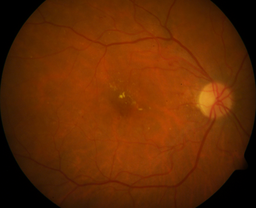
#> input picture normal/image001.png, 256 x 208 px, found by its file name; its folder holds only this picture in this run
$ python bloodvessels.py   (older library calls are emulated)
#> lines starting #> are read from the running program, lines starting #| are printed output that depends on the picture; after the words box and inside, x2 and y2 are one past the last pixel; in counts of white or black regions, pixels touching at a corner belong together
#> further down, fundus is the input picture: shape (208, 256, 3); mean B, G, R 2.9, 42.4, 100.6
import cv2
import numpy as np
import os
import csv


def extract_bv(image):
	b,green_fundus,r = cv2.split(image)
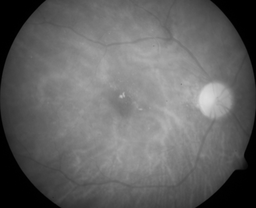
#> r: shape (208, 256); min 0, max 221, mean 100.6
	clahe = cv2.createCLAHE(clipLimit=2.0, tileGridSize=(8,8))
	contrast_enhanced_green_fundus = clahe.apply(green_fundus)

	# applying alternate sequential filtering (3 times closing opening)
	r1 = cv2.morphologyEx(contrast_enhanced_green_fundus, cv2.MORPH_OPEN, cv2.getStructuringElement(cv2.MORPH_ELLIPSE,(5,5)), iterations = 1)
	R1 = cv2.morphologyEx(r1, cv2.MORPH_CLOSE, cv2.getStructuringElement(cv2.MORPH_ELLIPSE,(5,5)), iterations = 1)
	r2 = cv2.morphologyEx(R1, cv2.MORPH_OPEN, cv2.getStructuringElement(cv2.MORPH_ELLIPSE,(11,11)), iterations = 1)
	R2 = cv2.morphologyEx(r2, cv2.MORPH_CLOSE, cv2.getStructuringElement(cv2.MORPH_ELLIPSE,(11,11)), iterations = 1)
	r3 = cv2.morphologyEx(R2, cv2.MORPH_OPEN, cv2.getStructuringElement(cv2.MORPH_ELLIPSE,(23,23)), iterations = 1)
	R3 = cv2.morphologyEx(r3, cv2.MORPH_CLOSE, cv2.getStructuringElement(cv2.MORPH_ELLIPSE,(23,23)), iterations = 1)
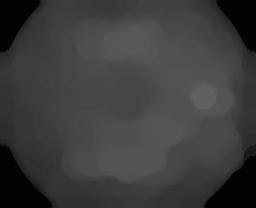
#> R3: shape (208, 256); min 3, max 95, mean 60.3
	f4 = cv2.subtract(R3,contrast_enhanced_green_fundus)
	f5 = clahe.apply(f4)

	# removing very small contours through area parameter noise removal
	ret,f6 = cv2.threshold(f5,15,255,cv2.THRESH_BINARY)
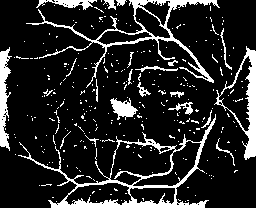
#> f6: shape (208, 256); 15.4% white; 303 white regions (280 under 20 px)
	mask = np.ones(f5.shape[:2], dtype="uint8") * 255
	im2, contours, hierarchy= cv2.findContours(f6.copy(),cv2.RETR_LIST,cv2.CHAIN_APPROX_SIMPLE)
#> contours = 357 contours, 334 with area under 20; largest, box (x1, y1, x2, y2) and area: (18, 114, 216, 208) 6324, (26, 0, 220, 88) 2409, (214, 46, 256, 160) 2000, (109, 141, 176, 186) 1849, (218, 55, 253, 132) 1124
	for cnt in contours:
		if cv2.contourArea(cnt) <= 200:
			cv2.drawContours(mask, [cnt], -1, 0, -1)
#> this loop made 357 passes
#> cnt on passes 1 to 3: [[197, 204], [198, 203], [199, 204], [198, 205]], [[183, 204], [184, 203], [185, 204], [184, 205]], [[56, 204], [57, 203], [58, 204], [57, 205]]
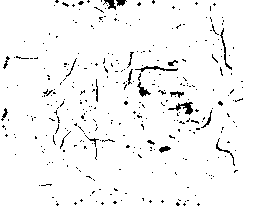
#> mask: shape (208, 256); 96.2% white; black in thin lines or dots
	im = cv2.bitwise_and(f5, f5, mask=mask)
	ret,fin = cv2.threshold(im,15,255,cv2.THRESH_BINARY_INV)
#> fin: shape (208, 256); 88.2% white; 21 black regions (15 under 20 px), largest, box (x1, y1, x2, y2) and area: (18, 114, 216, 208) 2326, (26, 0, 220, 88) 1643, (214, 46, 256, 160) 1101, (0, 47, 12, 151) 636, (110, 98, 138, 120) 314, (36, 0, 93, 10) 231
	newfin = cv2.erode(fin, cv2.getStructuringElement(cv2.MORPH_ELLIPSE,(3,3)), iterations=1)
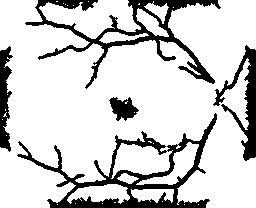
#> newfin: shape (208, 256); 81.6% white; 5 black regions, box (x1, y1, x2, y2) and area: (17, 113, 217, 208) 3828, (25, 0, 221, 89) 3233, (213, 45, 256, 161) 1479, (0, 46, 13, 152) 838, (109, 97, 139, 121) 427

	# removing blobs of unwanted bigger chunks taking in consideration they are not straight lines like blood
	#vessels and also in an interval of area
	fundus_eroded = cv2.bitwise_not(newfin)
#> fundus_eroded: shape (208, 256); 18.4% white; 5 white regions
	xmask = np.ones(fundus.shape[:2], dtype="uint8") * 255
	x1, xcontours, xhierarchy = cv2.findContours(fundus_eroded.copy(),cv2.RETR_LIST,cv2.CHAIN_APPROX_SIMPLE)
#> xcontours = 54 contours, 41 with area under 20; largest, box (x1, y1, x2, y2) and area: (17, 113, 217, 208) 7018, (25, 0, 221, 89) 3636, (110, 142, 173, 180) 1452, (213, 45, 256, 161) 1252, (135, 141, 200, 186) 936; xhierarchy = 54 rows, first 6: [1, -1, -1, -1], [2, 0, -1, -1], [3, 1, -1, -1], [4, 2, -1, -1], [5, 3, -1, -1], [6, 4, -1, -1]
	for cnt in xcontours:
		shape = "unidentified"
		peri = cv2.arcLength(cnt, True)
		approx = cv2.approxPolyDP(cnt, 0.04 * peri, False)
		if len(approx) > 4 and cv2.contourArea(cnt) <= 3000 and cv2.contourArea(cnt) >= 100:
			shape = "circle"
		else:
			shape = "veins"
		if(shape=="circle"):
			cv2.drawContours(xmask, [cnt], -1, 0, -1)
#> this loop made 54 passes
#> (shape, peri, approx) on passes 1, 2, 3, 5, 6, 8, 9, 10, 11, 15: ('veins', 5.66, [[197, 204], [198, 203], [199, 204], [198, 205]]), ('veins', 5.66, [[183, 204], [184, 203], [185, 204], [184, 205]]), ('veins', 5.66, [[56, 204], [57, 203], [58, 204], [57, 205]]), ('veins', 5.66, [[101, 203], [102, 202], [103, 203], [102, 204]]), ('veins', 5.66, [[74, 203], [75, 202], [76, 203], [75, 204]]), ('veins', 5.66, [[161, 201], [162, 200], [163, 201], [162, 202]]), ('veins', 5.66, [[149, 201], [150, 200], [151, 201], [150, 202]]), ('veins', 5.66, [[80, 200], [81, 199], [82, 200], [81, 201]]), ('veins', 5.66, [[79, 199], [80, 198], [81, 199], [80, 200]]), ('veins', 5.66, [[171, 150], [172, 149], [173, 150], [172, 151]])
#> (shape, peri) on passes 4, 7, 12, 13, 14, 16: ('veins', 9.07), ('veins', 7.66), ('circle', 136.8), ('circle', 182.9), ('circle', 56.53), ('veins', 16.73)
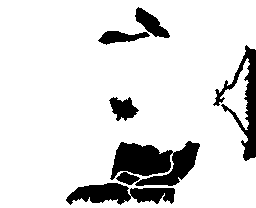
#> xmask: shape (208, 256); 86.8% white; 7 black regions, largest, box (x1, y1, x2, y2) and area: (110, 141, 200, 186) 2560, (66, 183, 175, 205) 1497, (213, 45, 256, 161) 1480

	finimage = cv2.bitwise_and(fundus_eroded,fundus_eroded,mask=xmask)
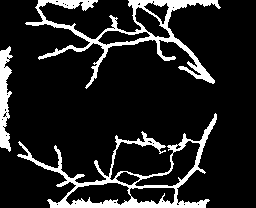
#> finimage: shape (208, 256); 13.2% white; 3 white regions, box (x1, y1, x2, y2) and area: (17, 113, 217, 208) 3173, (25, 0, 221, 89) 3044, (0, 46, 13, 152) 838
	blood_vessels = cv2.bitwise_not(finimage)
	return blood_vessels

if __name__ == "__main__":
	pathFolder = "/home/raja/Documents/NEW Story/retina-features-master/normal/"
	filesArray = [x for x in os.listdir(pathFolder) if os.path.isfile(os.path.join(pathFolder,x))]
	destinationFolder = "/home/raja/Documents/NEW Story/retina-features-master/Bloodvessels/"
	if not os.path.exists(destinationFolder):
		os.mkdir(destinationFolder)
	for file_name in filesArray:
		file_name_no_extension = os.path.splitext(file_name)[0]
		fundus = cv2.imread(pathFolder+'/'+file_name)
		bloodvessel = extract_bv(fundus)
		cv2.imwrite(destinationFolder+file_name_no_extension+"_bloodvessel.png",bloodvessel)

$ run again, on normal/image005.png
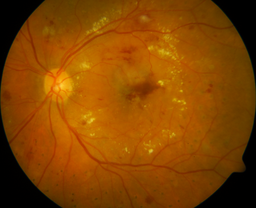
#> input picture normal/image005.png, 256 x 208 px, found by its file name
#> fundus is the input picture: shape (208, 256, 3); mean B, G, R 0.5, 68.6, 130.8
#> in extract_bv, `ret,f6 = cv2.threshold(f5,15,255,cv2.THRESH_BINARY)`:
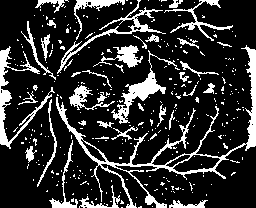
#> f6: shape (208, 256); 18.7% white; 335 white regions (296 under 20 px)
#> contours = 401 contours, 369 with area under 20; largest, box (x1, y1, x2, y2) and area: (56, 45, 256, 208) 2526, (111, 50, 180, 124) 717, (0, 46, 55, 149) 706, (172, 154, 221, 173) 522, (57, 0, 166, 74) 472
#> the loop in extract_bv, `for cnt in contours:` made 401 passes
#> cnt on passes 1, 2, 5: [[121, 207], [122, 207]], [[152, 206]], [[163, 205], [164, 204], [165, 205], [164, 206]]
#> fin: shape (208, 256); 88.5% white; 33 black regions (20 under 20 px), largest, box (x1, y1, x2, y2) and area: (56, 45, 256, 208) 2372, (111, 50, 180, 123) 776, (0, 87, 55, 149) 552
#> newfin: shape (208, 256); 81.2% white; 7 black regions, largest, box (x1, y1, x2, y2) and area: (55, 44, 256, 208) 3974, (56, 0, 234, 75) 2362, (0, 45, 56, 150) 1384
#> fundus_eroded: shape (208, 256); 18.8% white; 7 white regions
#> xcontours = 76 contours, 62 with area under 20; largest, box (x1, y1, x2, y2) and area: (55, 44, 256, 208) 3716, (56, 0, 234, 75) 2097, (0, 45, 56, 150) 1171, (110, 49, 181, 125) 1067, (92, 44, 144, 69) 512; xhierarchy = 76 rows, first 6: [1, -1, -1, -1], [2, 0, -1, -1], [3, 1, -1, -1], [4, 2, -1, -1], [5, 3, -1, -1], [6, 4, -1, -1]
#> the loop in extract_bv, `for cnt in xcontours:` made 76 passes
#> (shape, peri, approx) on passes 1, 2, 3, 7, 8, 9: ('veins', 5.66, [[163, 205], [164, 204], [165, 205], [164, 206]]), ('veins', 5.66, [[127, 205], [128, 204], [129, 205], [128, 206]]), ('veins', 71.8, [[120, 167], [153, 167], [121, 168]]), ('veins', 5.66, [[82, 137], [83, 136], [84, 137], [83, 138]]), ('veins', 5.66, [[19, 126], [20, 125], [21, 126], [20, 127]]), ('veins', 5.66, [[251, 124], [252, 123], [253, 124], [252, 125]])
#> in extract_bv, `finimage = cv2.bitwise_and(fundus_eroded,fundus_eroded,mask=xmask)`:
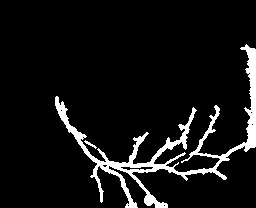
#> finimage: shape (208, 256); 7.4% white; 2 white regions, box (x1, y1, x2, y2) and area: (55, 44, 256, 208) 3882, (84, 140, 97, 149) 33

$ run again, on normal/image007.png
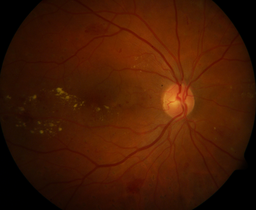
#> input picture normal/image007.png, 256 x 210 px, found by its file name
#> fundus is the input picture: shape (210, 256, 3); mean B, G, R 3.2, 25.8, 69
#> in extract_bv, `ret,f6 = cv2.threshold(f5,15,255,cv2.THRESH_BINARY)`:
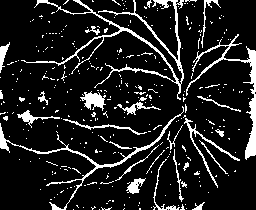
#> f6: shape (210, 256); 12.6% white; 338 white regions (310 under 20 px)
#> contours = 354 contours, 334 with area under 20; largest, box (x1, y1, x2, y2) and area: (21, 0, 184, 100) 865, (186, 34, 256, 160) 692, (0, 106, 184, 210) 504, (80, 91, 106, 111) 223, (184, 118, 240, 188) 178
#> the loop in extract_bv, `for cnt in contours:` made 354 passes
#> cnt on passes 1 to 3: [[99, 209]], [[73, 209]], [[186, 208]]
#> fin: shape (210, 256); 93.2% white; 7 black regions (1 under 20 px), largest, box (x1, y1, x2, y2) and area: (21, 0, 184, 100) 995, (186, 34, 256, 160) 986, (0, 106, 184, 210) 851, (98, 0, 182, 68) 507, (80, 91, 106, 111) 272, (179, 0, 184, 9) 21
#> newfin: shape (210, 256); 88.4% white; 4 black regions, box (x1, y1, x2, y2) and area: (20, 0, 185, 101) 2841, (0, 105, 185, 210) 1508, (185, 33, 256, 161) 1487, (79, 90, 107, 112) 385
#> fundus_eroded: shape (210, 256); 11.6% white; 4 white regions
#> xcontours = 19 contours, 13 with area under 20; largest, box (x1, y1, x2, y2) and area: (20, 0, 185, 101) 3265, (185, 33, 256, 161) 1210, (0, 105, 185, 210) 1166, (98, 12, 182, 80) 837, (79, 90, 107, 112) 344, (77, 37, 103, 62) 216; xhierarchy = 19 rows, first 6: [1, -1, -1, -1], [2, 0, -1, -1], [3, 1, -1, -1], [4, 2, -1, -1], [5, 3, -1, -1], [6, 4, -1, -1]
#> the loop in extract_bv, `for cnt in xcontours:` made 19 passes
#> (shape, peri, approx) on passes 3, 5, 6, 7, 8, 9, 10: ('veins', 5.66, [[82, 99], [83, 98], [84, 99], [83, 100]]), ('veins', 5.66, [[178, 80], [179, 79], [180, 80], [179, 81]]), ('veins', 5.66, [[173, 80], [174, 79], [175, 80], [174, 81]]), ('veins', 5.66, [[179, 68], [180, 67], [181, 68], [180, 69]]), ('veins', 5.66, [[178, 66], [179, 65], [180, 66], [179, 67]]), ('veins', 5.66, [[249, 62], [250, 61], [251, 62], [250, 63]]), ('veins', 5.66, [[225, 47], [226, 46], [227, 47], [226, 48]])
#> in extract_bv, `finimage = cv2.bitwise_and(fundus_eroded,fundus_eroded,mask=xmask)`:
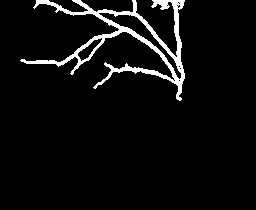
#> finimage: shape (210, 256); 5.3% white; 1 white region, box (x1, y1, x2, y2) and area: (20, 0, 185, 101) 2841

$ run again, on normal/image002.png
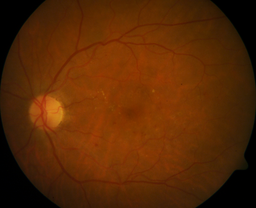
#> input picture normal/image002.png, 256 x 208 px, found by its file name
#> fundus is the input picture: shape (208, 256, 3); mean B, G, R 4.2, 40, 87.7
#> f6: shape (208, 256); 14.3% white; 270 white regions (252 under 20 px)
#> contours = 311 contours, 294 with area under 20; largest, box (x1, y1, x2, y2) and area: (15, 0, 234, 208) 3464, (104, 2, 141, 43) 763, (0, 37, 37, 151) 699, (243, 46, 256, 160) 663, (119, 105, 144, 121) 225
#> the loop in extract_bv, `for cnt in contours:` made 311 passes
#> cnt on passes 1 to 3: [[193, 207]], [[188, 207]], [[80, 207]]
#> fin: shape (208, 256); 89.4% white; 15 black regions (7 under 20 px), largest, box (x1, y1, x2, y2) and area: (15, 0, 232, 208) 2970, (0, 37, 37, 151) 873, (243, 46, 256, 160) 777
#> newfin: shape (208, 256); 82.5% white; 4 black regions, box (x1, y1, x2, y2) and area: (14, 0, 235, 208) 6823, (0, 36, 38, 152) 1221, (242, 45, 256, 161) 944, (118, 104, 145, 122) 324
#> fundus_eroded: shape (208, 256); 17.5% white; 4 white regions
#> xcontours = 49 contours, 38 with area under 20; largest, box (x1, y1, x2, y2) and area: (14, 0, 235, 208) 8300, (77, 4, 114, 49) 1028, (0, 36, 38, 152) 1026, (242, 45, 256, 161) 820, (110, 2, 145, 33) 591; xhierarchy = 49 rows, first 6: [1, -1, -1, -1], [2, 0, -1, -1], [3, 1, -1, -1], [4, 2, -1, -1], [5, 3, -1, -1], [6, 4, -1, -1]
#> the loop in extract_bv, `for cnt in xcontours:` made 49 passes
#> (shape, peri, approx) on passes 1, 2, 3, 6, 7, 9: ('veins', 5.66, [[169, 206], [170, 205], [171, 206], [170, 207]]), ('veins', 5.66, [[153, 206], [154, 205], [155, 206], [154, 207]]), ('veins', 5.66, [[156, 204], [157, 203], [158, 204], [157, 205]]), ('veins', 5.66, [[139, 202], [140, 201], [141, 202], [140, 203]]), ('veins', 5.66, [[132, 201], [133, 200], [134, 201], [133, 202]]), ('veins', 5.66, [[117, 181], [118, 180], [119, 181], [118, 182]])
#> in extract_bv, `finimage = cv2.bitwise_and(fundus_eroded,fundus_eroded,mask=xmask)`:
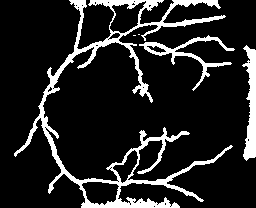
#> finimage: shape (208, 256); 13.6% white; 5 white regions (2 under 20 px), largest, box (x1, y1, x2, y2) and area: (14, 0, 233, 208) 5518, (242, 45, 256, 161) 944, (139, 35, 235, 91) 797
